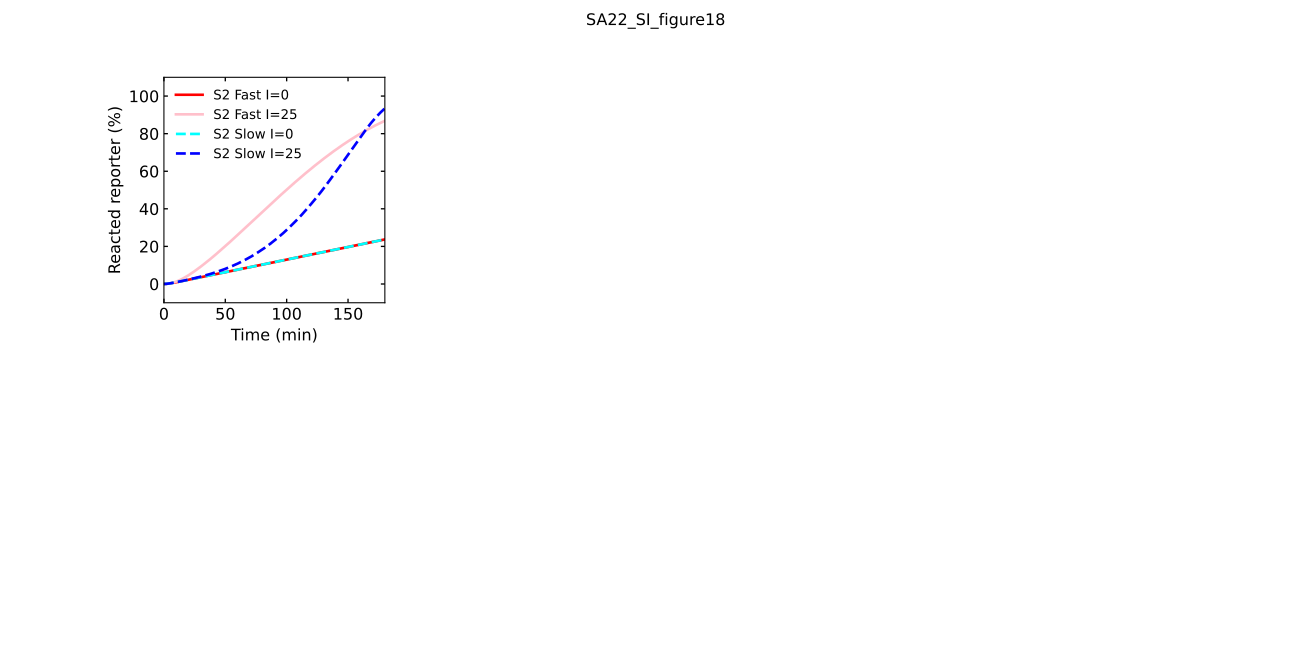

Write the Python code that produced this figure.
# -*- coding: utf-8 -*-
"""
Created on Wed Jun 29 15:01:25 2022

@author: tnm12
"""

'''
Version 2.0.2.1 Simulator
'''
import numpy as np
import matplotlib.pyplot as plt
from matplotlib.ticker import MaxNLocator
import sys
import Simulatorv2021 as RSDs #import version 2.0.2.1 of Simulator


k_txn = 0.015 #transcription rate

t_sim = np.linspace(0,6,1001)*3600 # seconds

IN = [0,25] #input concentration list

REP_con = 500 #reporter concentration

krevL = [5/1e9*2e5,5/1e9] #changing reverse rates
krsdL = [1e3/1e9,1e1/1e9] #changing forward rates

color1 = ['red','pink'] #colors for plotting
color2 = ['aqua','blue'] #colors for plotting

for i in range(len(krevL)):
    for j in range(len(IN)):
        model1 = RSDs.RSD_sim(5) # define the model instance
        
        #initiate species involved in the reaction
        model1.molecular_species('g{1,2}',DNA_con=25,krev=krevL[i]) #changes corresponding reverse rate
        model1.molecular_species('r{2}',DNA_con=REP_con)
        model1.molecular_species('I{1}',DNA_con=IN[j])
        
        model1.global_rate_constants(ktxn=k_txn,krsd=krsdL[i]) #changed transcription/forward rates
        
        # simulate the model
        model1.simulate(t_sim)
        
        # pull out the species from the model solution to plot
        S2 = model1.output_concentration('s{2}')
        
        fs = 12
        
        plt.subplot(2,4,1)
        if i == 0:
            plt.plot(model1.t/60,(S2/REP_con)*100,color=color1[j],linewidth=2,linestyle='-')
        else:
            plt.plot(model1.t/60,(S2/REP_con)*100,color=color2[j],linewidth=2,linestyle='--')
        plt.legend(['S2 Fast I=0','S2 Fast I=25','S2 Slow I=0','S2 Slow I=25'],frameon=False)
        plt.xticks(fontsize=fs)
        plt.yticks(fontsize=fs)
        plt.ylim(-10,110)
        plt.xlim(0,180)
        ax1 = plt.gca()
        ax1.xaxis.set_tick_params(which='both',size=3,width=1,direction='in',top='on')
        #ax1.xaxis.set_major_locator(MaxNLocator(integer=True))
        ax1.yaxis.set_tick_params(which='both',size=3,width=1,direction='in',right='on')
        plt.xlabel('Time (min)',fontsize=fs)
        plt.ylabel('Reacted reporter (%)',fontsize=fs)
        
plt.suptitle('SA22_SI_figure18')
